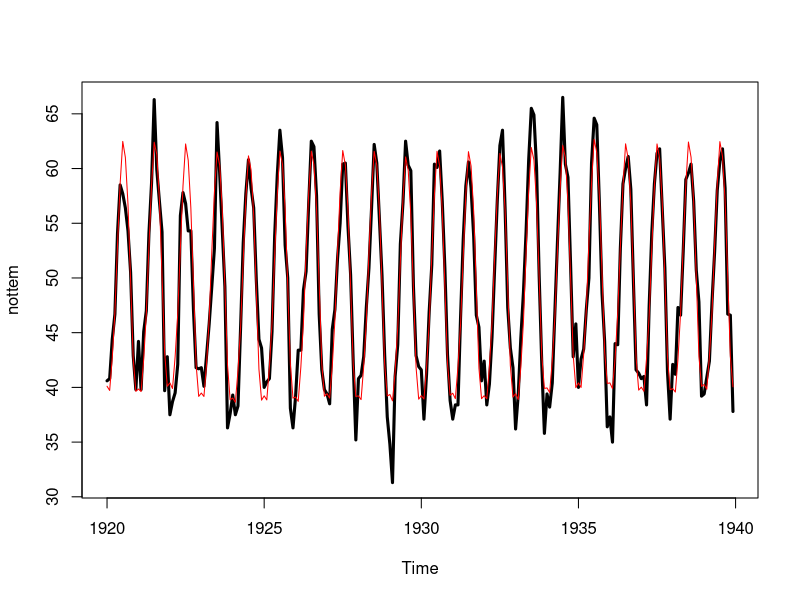
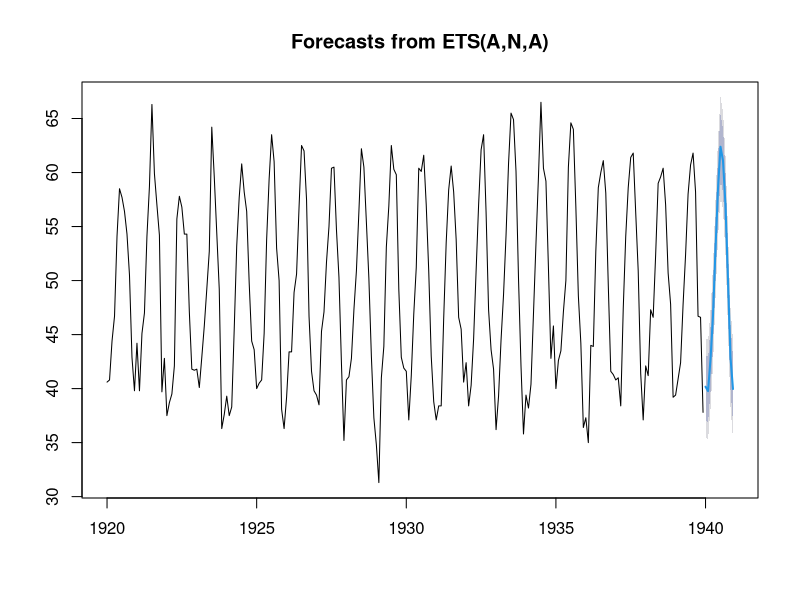
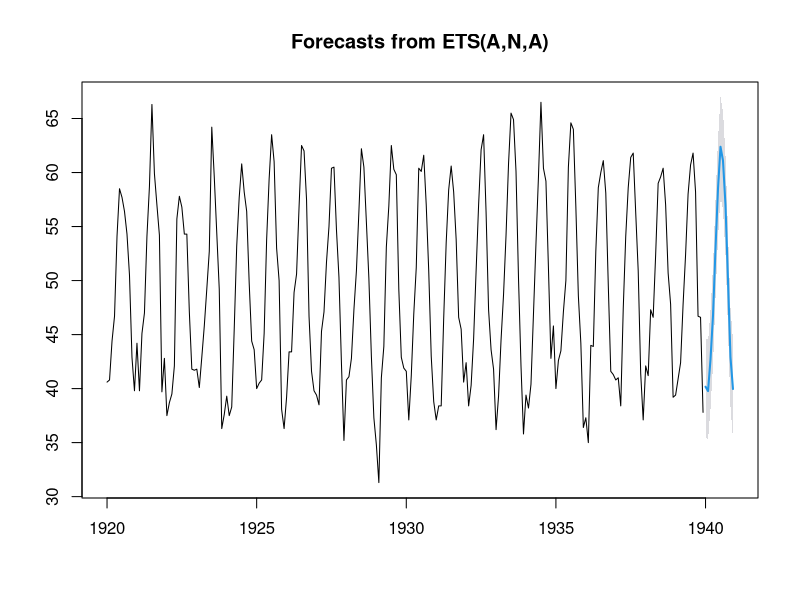
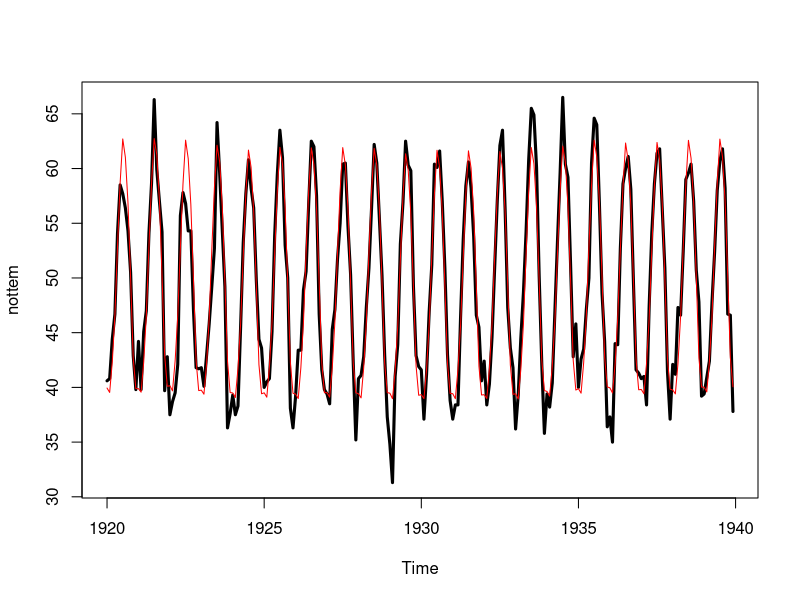

Here is the R script that generated these plots, in order:
# ets
library(forecast)

#using function ets
etsmodel = ets(nottem) ; etsmodel

#Plotting the model vs original
plot(nottem, lwd = 3)
lines(etsmodel$fitted, col = "red")

#Plotting the forecast
plot(forecast(etsmodel, h = 12))

#Changing the prediction interval
plot(forecast(etsmodel, h = 12, level = 95))

#Menually setting the ets model
etsmodmult = ets(nottem, model = "MZM")

etsmodmult

#Plot as comparison
plot(nottem, lwd = 3)
lines(etsmodmult$fitted, col = "red")
